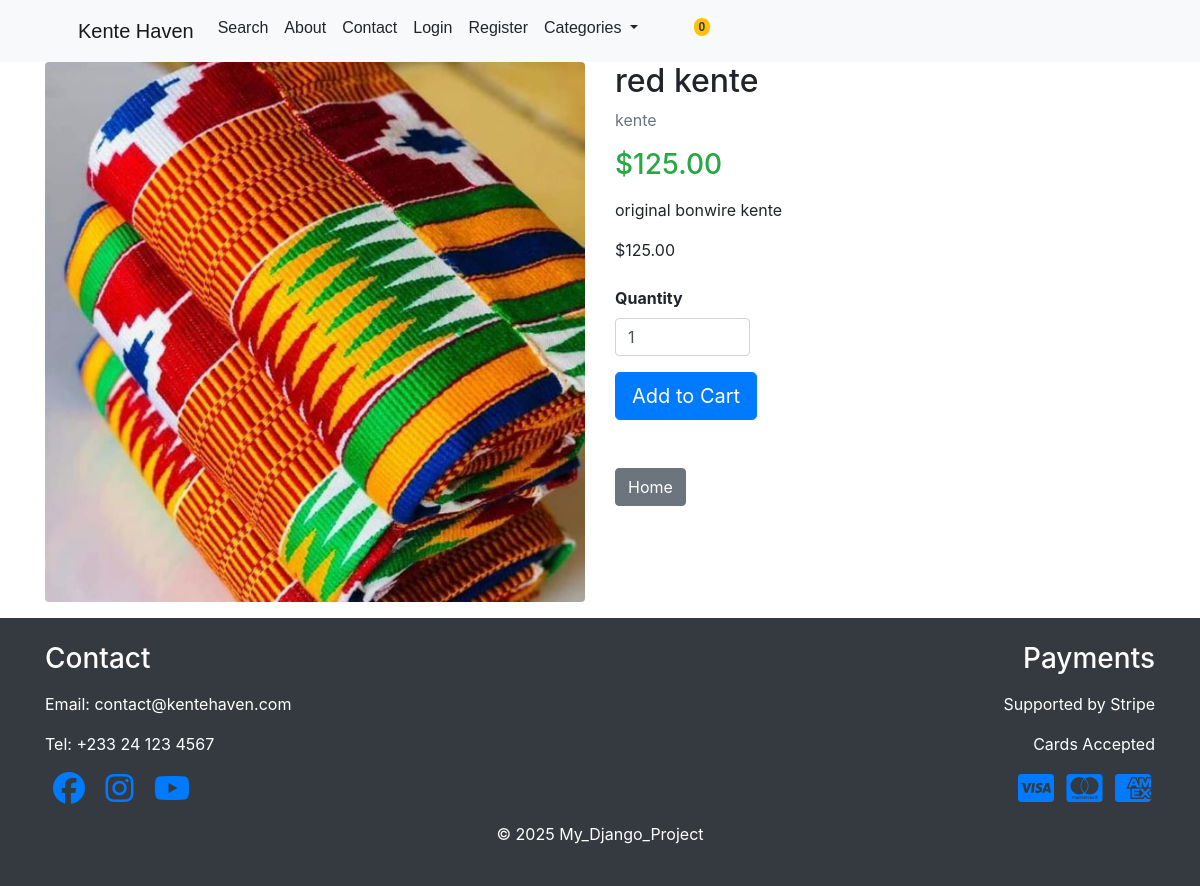
/product/1/, run on the app's committed database.
### products/models.py (models this page shows, shortened)
class Product(models.Model):
    name = models.CharField(max_length=100)
    category = models.ForeignKey(Category, on_delete=models.CASCADE, default=1)
    description = models.TextField(blank=True, max_length=250, default='', null=True)
    price = models.DecimalField(default=0, max_digits=10, decimal_places=2)
    image = models.ImageField(upload_to='uploads/products/', blank=True, null=True, default='images/red-kente.JPG')
    is_sale = models.BooleanField(default=False)
    sale_price = models.DecimalField(default=0, max_digits=10, decimal_places=2, null=True, blank=True)
    stock = models.PositiveIntegerField(default=0)

class Category(models.Model):
    name = models.CharField(max_length=100)
    class Meta:
        verbose_name_plural = 'categories'

### products/views.py (the view)
# urls.py: path('product/<int:product_id>/', views.product_detail, name='product_detail'),
def product_detail(request, product_id):
    product = get_object_or_404(Product, id=product_id)
    context = {
        'product': product
    }
    return render(request, 'products/product.html', context)

### cart/context_processors.py (called while the page is built)
def cart(request):
    return {'cart': Cart(request)}

### products/templates/products/product.html (shortened to what this page needs)
{% extends "base.html" %}
{% load static %}
{% block content %}
<div class="container">
  <div class="row">
    <div class="col-md-6">
      {% if product.image %}
        <img src="{{ product.image.url }}" alt="{{ product.name }}" class="img-fluid rounded mb-3 product-image">
      {% else %}
        <img src="{% static 'images/no-image.png' %}" alt="No image" class="img-fluid rounded mb-3 product-image">
      {% endif %}
    </div>
    <div class="col-md-6">
      <h2>{{ product.name }}</h2>
      <p class="text-muted">{{ product.category.name }}</p>
      <h3 class="text-success mb-3">${{ product.price }}</h3>
      <p>{{ product.description }}</p>
      {% if product.is_sale %}
      <div class="d-flex small rating-stars mb-2">
          <div class="bi-star-fill"></div>
          &nbsp;&nbsp;Sale!&nbsp;&nbsp;
            <div class="bi-star-fill"></div>
          </div>
          <strike>
          ${{ product.price }}
          </strike>
          &nbsp;
          ${{ product.sale_price }}
      {% else %}
          ${{ product.price }}
      {% endif %}
        <form method="POST" action="{% url 'cart_add' %}">
            <label><strong>Quantity</strong></label>
            <input type="number" name="quantity" value="1" min="1" class="form-control w-25">
            <button type="submit" class="btn btn-primary btn-lg mt-3">
                Add to Cart
            </button>
        </form>
      <a href="{% url 'home' %}" class="btn btn-secondary">Home</a>
    </div>
  </div>
{% endblock %}

### static/css/styles.css (style rules this page uses)
html, body { height: 100%; }
body { color: #212529; background: #ffffff; }
.form-control { display: block; width: 100%; max-width: 100%; padding: 0.375rem 0.75rem; font-size: 1rem; line-height: 1.5; color: #495057; background-color: #fff; background-clip: padding-box; border: 1px solid #ced4da; border-radius: 0.25rem; transition: border-color 0.15s ease-in-out, box-shadow 0.15s ease-in-out; box-sizing: border-box; }
.col-md-6, .billing-info-section, .shipping-info-section { overflow-x: hidden; }
.form-control { box-sizing: border-box; width: 100%; max-width: 100%; }

### data on the page
Product: image (picture), name "red kente", category.name "kente", price "125.00", description "original bonwire kente"

### other printed values
{{ total_items }} "0"
